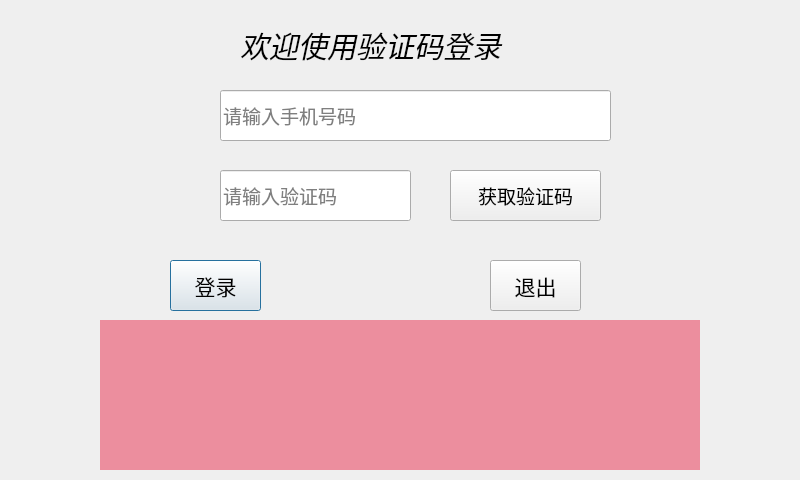
<?xml version="1.0" encoding="UTF-8"?>
<ui version="4.0">
 <class>captChaLogin</class>
 <widget class="QDialog" name="captChaLogin">
  <property name="geometry">
   <rect>
    <x>0</x>
    <y>0</y>
    <width>800</width>
    <height>480</height>
   </rect>
  </property>
  <property name="minimumSize">
   <size>
    <width>800</width>
    <height>480</height>
   </size>
  </property>
  <property name="maximumSize">
   <size>
    <width>800</width>
    <height>480</height>
   </size>
  </property>
  <property name="windowTitle">
   <string>Dialog</string>
  </property>
  <widget class="QLabel" name="label">
   <property name="geometry">
    <rect>
     <x>270</x>
     <y>30</y>
     <width>72</width>
     <height>15</height>
    </rect>
   </property>
   <property name="text">
    <string/>
   </property>
  </widget>
  <widget class="QLineEdit" name="captChaLE">
   <property name="geometry">
    <rect>
     <x>220</x>
     <y>170</y>
     <width>191</width>
     <height>51</height>
    </rect>
   </property>
   <property name="font">
    <font>
     <family>楷体</family>
     <pointsize>14</pointsize>
    </font>
   </property>
   <property name="maxLength">
    <number>8</number>
   </property>
   <property name="placeholderText">
    <string>请输入验证码</string>
   </property>
  </widget>
  <widget class="QPushButton" name="loginButton">
   <property name="geometry">
    <rect>
     <x>170</x>
     <y>260</y>
     <width>91</width>
     <height>51</height>
    </rect>
   </property>
   <property name="font">
    <font>
     <family>楷体</family>
     <pointsize>16</pointsize>
    </font>
   </property>
   <property name="text">
    <string>登录</string>
   </property>
  </widget>
  <widget class="QLabel" name="captChaLB">
   <property name="geometry">
    <rect>
     <x>150</x>
     <y>170</y>
     <width>50</width>
     <height>50</height>
    </rect>
   </property>
   <property name="minimumSize">
    <size>
     <width>50</width>
     <height>50</height>
    </size>
   </property>
   <property name="maximumSize">
    <size>
     <width>50</width>
     <height>50</height>
    </size>
   </property>
   <property name="sizeIncrement">
    <size>
     <width>200</width>
     <height>200</height>
    </size>
   </property>
   <property name="styleSheet">
    <string notr="true">border-image: url(:/new/prefix1/pic/captcha.jpg);</string>
   </property>
   <property name="text">
    <string/>
   </property>
  </widget>
  <widget class="QLabel" name="accountLB">
   <property name="geometry">
    <rect>
     <x>150</x>
     <y>90</y>
     <width>50</width>
     <height>50</height>
    </rect>
   </property>
   <property name="minimumSize">
    <size>
     <width>50</width>
     <height>50</height>
    </size>
   </property>
   <property name="maximumSize">
    <size>
     <width>50</width>
     <height>50</height>
    </size>
   </property>
   <property name="sizeIncrement">
    <size>
     <width>200</width>
     <height>200</height>
    </size>
   </property>
   <property name="styleSheet">
    <string notr="true">border-image: url(:/new/prefix1/pic/phone.jpg);</string>
   </property>
   <property name="text">
    <string/>
   </property>
  </widget>
  <widget class="QPushButton" name="regButton">
   <property name="geometry">
    <rect>
     <x>490</x>
     <y>260</y>
     <width>91</width>
     <height>51</height>
    </rect>
   </property>
   <property name="font">
    <font>
     <family>楷体</family>
     <pointsize>16</pointsize>
    </font>
   </property>
   <property name="text">
    <string>退出</string>
   </property>
  </widget>
  <widget class="QLabel" name="titleLE">
   <property name="geometry">
    <rect>
     <x>240</x>
     <y>20</y>
     <width>471</width>
     <height>51</height>
    </rect>
   </property>
   <property name="font">
    <font>
     <family>得意黑</family>
     <pointsize>22</pointsize>
     <italic>true</italic>
    </font>
   </property>
   <property name="text">
    <string>欢迎使用验证码登录</string>
   </property>
  </widget>
  <widget class="QLineEdit" name="phoneLE">
   <property name="geometry">
    <rect>
     <x>220</x>
     <y>90</y>
     <width>391</width>
     <height>51</height>
    </rect>
   </property>
   <property name="font">
    <font>
     <family>楷体</family>
     <pointsize>14</pointsize>
    </font>
   </property>
   <property name="maxLength">
    <number>11</number>
   </property>
   <property name="placeholderText">
    <string>请输入手机号码</string>
   </property>
  </widget>
  <widget class="solfkeyui" name="widget" native="true">
   <property name="geometry">
    <rect>
     <x>100</x>
     <y>320</y>
     <width>600</width>
     <height>150</height>
    </rect>
   </property>
   <property name="minimumSize">
    <size>
     <width>600</width>
     <height>150</height>
    </size>
   </property>
   <property name="maximumSize">
    <size>
     <width>600</width>
     <height>150</height>
    </size>
   </property>
   <property name="styleSheet">
    <string notr="true">background-color: rgb(236,142, 158);</string>
   </property>
  </widget>
  <widget class="QPushButton" name="getcapButton">
   <property name="geometry">
    <rect>
     <x>450</x>
     <y>170</y>
     <width>151</width>
     <height>51</height>
    </rect>
   </property>
   <property name="font">
    <font>
     <family>楷体</family>
     <pointsize>14</pointsize>
    </font>
   </property>
   <property name="text">
    <string>获取验证码</string>
   </property>
  </widget>
 </widget>
 <customwidgets>
  <customwidget>
   <class>solfkeyui</class>
   <extends>QWidget</extends>
   <header location="global">solfkeyui.h</header>
   <container>1</container>
  </customwidget>
 </customwidgets>
 <resources/>
 <connections/>
</ui>
